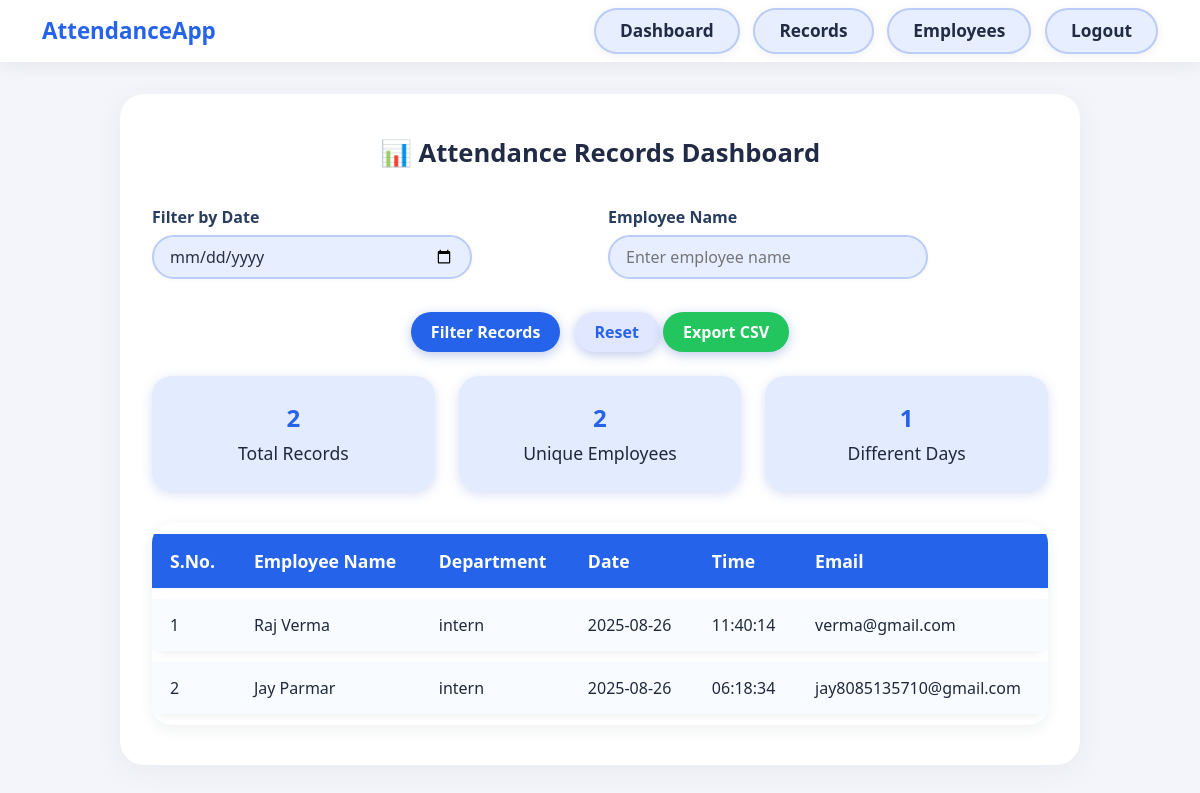
The app's page /attendance_dashboard (signed in), older data.
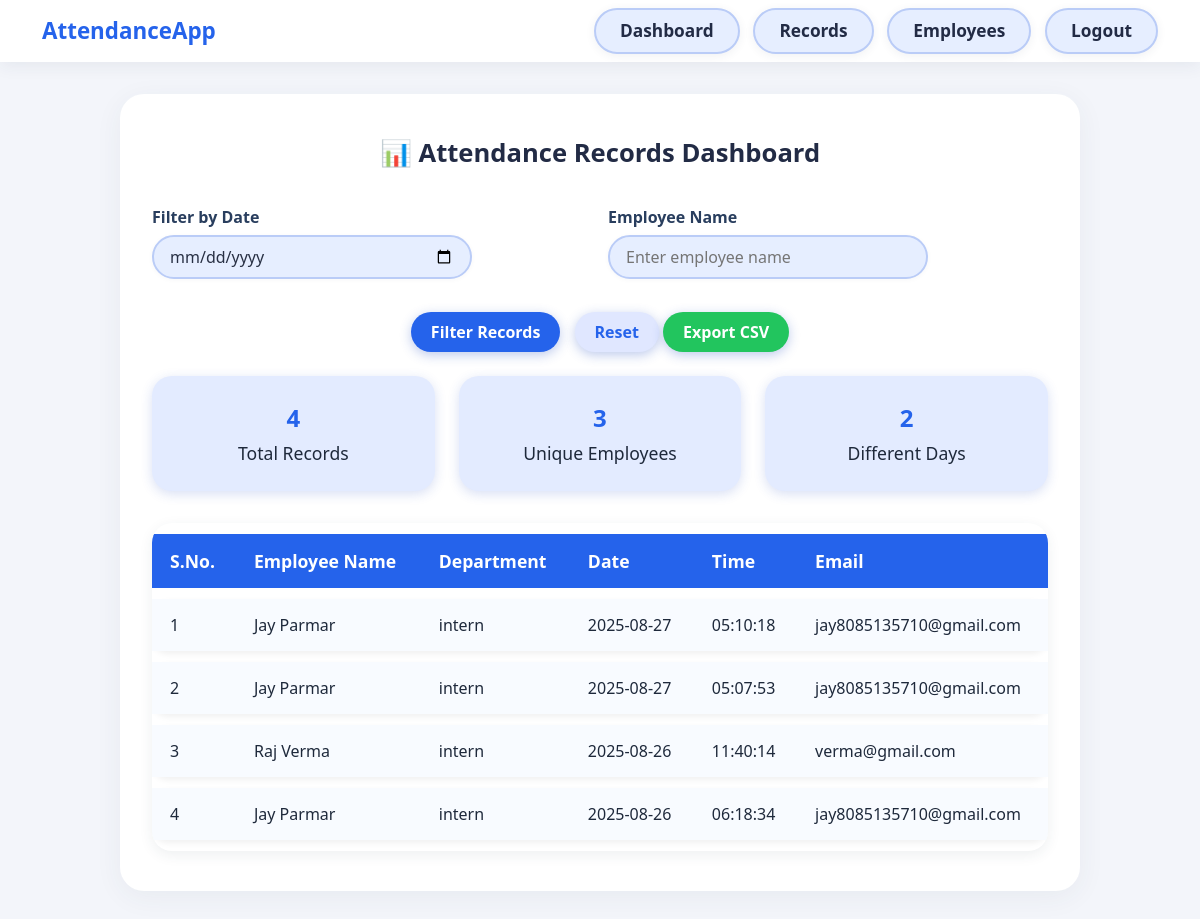
The same page, newer data.
### models.py (models this page shows)
class Attendance(db.Model):
    id = db.Column(db.Integer, primary_key=True)
    employee_id = db.Column(db.Integer, db.ForeignKey('employee.id', ondelete='CASCADE'), nullable=False)
    timestamp = db.Column(db.DateTime, nullable=False)

class Employee(db.Model):
    id = db.Column(db.Integer, primary_key=True)
    name = db.Column(db.String(150), nullable=False)
    department = db.Column(db.String(100), nullable=False)
    email = db.Column(db.String(150), nullable=False)
    contact = db.Column(db.String(20), nullable=False)
    face_data_folder = db.Column(db.String(200))
    attendances = db.relationship(
        'Attendance',
        backref='employee',
        lazy=True,
        cascade='all, delete-orphan',
        passive_deletes=True
    )

### app.py (the view)
@app.route("/attendance_dashboard")
@login_required
def attendance_dashboard():
    date = request.args.get("date")
    emp_name = request.args.get("employee")
    q = Attendance.query.join(Employee)
    if date:
        try:
            d = datetime.fromisoformat(date).date()
            q = q.filter(db.func.date(Attendance.timestamp) == d)
        except Exception:
            pass
    if emp_name:
        q = q.filter(Employee.name.ilike(f"%{emp_name}%"))
    records = q.order_by(Attendance.timestamp.desc()).all()
    unique_days = {r.timestamp.date() for r in records}
    return render_template(
        "attendance_dashboard.html",
        records=records,
        unique_days_count=len(unique_days)
    )

### app.py (called while the page is built)
@login_manager.user_loader
def load_user(user_id):
    return db.session.get(Admin, int(user_id))

### templates/attendance_dashboard.html (shortened to what this page needs)
{% extends 'base.html' %}
{% block content %}
<div class="record-card">
  <div class="record-title">📊 Attendance Records Dashboard</div>
  <form method="get" autocomplete="off">
    <div class="row gx-3 gy-2 mb-3">
      <div class="col-md-6">
        <label for="date">Filter by Date</label>
        <input type="date" id="date" name="date" class="compact-input" value="{{ request.args.get('date','') }}">
      </div>
      <div class="col-md-6">
        <label for="employee">Employee Name</label>
        <input type="text" id="employee" name="employee" placeholder="Enter employee name" class="compact-input" value="{{ request.args.get('employee','') }}">
      </div>
    </div>
    <div class="text-center mb-4">
      <button type="submit" class="btn btn-primary">Filter Records</button>
      <a href="{{ url_for('attendance_dashboard') }}" class="btn btn-secondary">Reset</a>
      <a href="{{ url_for('export_csv', date=request.args.get('date',''), employee=request.args.get('employee','')) }}" class="btn btn-success">Export CSV</a>
    </div>
  </form>
  <div class="row summary-row gx-4">
    <div class="col-md-4">
      <div class="summary-card">
        {{ records|length }}
        <div class="summary-label">Total Records</div>
      </div>
    </div>
    <div class="col-md-4">
      <div class="summary-card">
        {{ records|map(attribute='employee.id')|unique|list|length }}
        <div class="summary-label">Unique Employees</div>
      </div>
    </div>
    <div class="col-md-4">
      <div class="summary-card">
        {{ unique_days_count }}
        <div class="summary-label">Different Days</div>
      </div>
    </div>
  </div>
  {% if records %}
  <div class="table-responsive">
    <table>
      <thead>
        <tr>
          <th>S.No.</th>
          <th>Employee Name</th>
          <th>Department</th>
          <th>Date</th>
          <th>Time</th>
          <th>Email</th>
        </tr>
      </thead>
      <tbody>
        {% for r in records %}
        <tr>
          <td>{{ loop.index }}</td>
          <td>{{ r.employee.name }}</td>
          <td>{{ r.employee.department }}</td>
          <td>{{ r.timestamp.strftime('%Y-%m-%d') }}</td>
          <td>{{ r.timestamp.strftime('%H:%M:%S') }}</td>
          <td>{{ r.employee.email }}</td>
        </tr>
        {% endfor %}
      </tbody>
    </table>
  </div>
  {% else %}
  <div class="text-center py-4">
    <h5 class="text-muted">No attendance records found.</h5>
    <p>Try adjusting the filter criteria or check back later.</p>
  </div>
  {% endif %}
</div>
{% endblock %}

Row changes from the older to the newer data that the page shows:
added Attendance: employee.name "Jay Parmar", employee.department "intern", timestamp "2025-08-27", timestamp "05:10:18", employee.email "jay8085135710@gmail.com"
added Attendance: employee.name "Jay Parmar", employee.department "intern", timestamp "2025-08-27", timestamp "05:07:53", employee.email "jay8085135710@gmail.com"
Text that changed along with them:
{{ records|length }}: "2" → "4"
{{ records|map(attribute='employee.id')|unique|list|length }}: "2" → "3"
{{ unique_days_count }}: "1" → "2"
